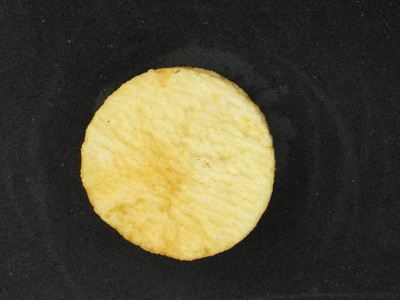
%> input picture ImagesAndData/testimg1.jpg, 400 x 300 px
$ octave --eval "result = Bim_segmaxfisher(imread('../ImagesAndData/testimg1.jpg'));"   (GNU Octave 9; MATLAB toolbox functions it lacks are replaced by stand-ins)
%> lines starting %> are read from the running program, lines starting %| are printed output that depends on the picture
### Miscellaneous/max2.m
function s = max2(x)
s = max(x(:));

### ImageProcessing/Bim_maxmin.m
function Y = Bim_maxmin(X)
X = double(X);
Xmax = max2(X);
Xmin = min2(X);
Y = (X-Xmin)/(Xmax-Xmin);

### Miscellaneous/min2.m
function s = min2(x)
s = min(x(:));

### Miscellaneous/mean2.m
function s = mean2(x)
s = mean(x(:));

### ImageProcessing/Bim_morphoreg.m
% [R,E] = Bmorphoreg(J,t);
% [R,E] = Bmorphoreg(Ro);
%
% Toolbox: Balu
%    Morphology operations of binary image J>t (or Ro): remove isolate
%    pixels and fill holes.
%    R: binary image of the region
%    E: binary image of the edge
%
%  Example:
%     I = imread('testimg2.jpg');
%     figure(1);imshow(I)
%     J = rgb2gray(I);
%     Ro = Bim_segotsu(J);
%     figure(2);imshow(Ro)
%     [R,E] = Bim_morphoreg(Ro);
%     figure(3);imshow(R)
%
% D.Mery, PUC-DCC, Apr. 2008
% http://dmery.ing.puc.cl
%

function [R,E] = Bim_morphoreg(J,t)

if ~exist('t','var')
    Ro = J;
else
    Ro = J>t;
end


A = bwareaopen(Ro,fix(length(Ro(:))/100));
C = imclose(double(A),strel('disk',7));
R = bwfill(C,'holes',8);
E = bwperim(R,4);

### ImageProcessing/Bim_segmaxfisher.m
% [R,E,J] = Bim_segmaxfisher(I,p)
%
% Toolbox: Balu
%  Segmentation of an object with homogeneous background. The idea is to
%  find a linear transformation from RGB to grayscale so that the Fisher
%  discriminant is maximum.
%
%  I: input image
%  p: threshold (default: p=-0.05) with p between -1 and 1.
%      A positive value is used to dilate the segmentation,
%      the negative to erode.
%  R: binary image of the object
%  E: binary image of the edge of the object
%  J: high contrast image of I.
%
%
%  Example:
%     I = imread('testimg1.jpg');
%     R = Bim_segmaxfisher(I);
%     figure(1)
%     imshow(I); title('test image')
%     figure(2)
%     imshow(R); title('segmented image')
%
%     Repeat this examples for images testimg2, testimg3 and testimg4. Last
%     test image requires R = Bim_segbalu(I,-0.1) for better results.
%
% See also Bim_segmowgli, Bim_segotsu, Bim_segkmeans, Bio_segshow.
%
% D.Mery, PUC-DCC, Apr. 2011
% http://dmery.ing.puc.cl

function [R,E,J] = Bim_segmaxfisher(I,p)
if size(I,3)==3
    J = Brgb2hci(double(I)/256);
else
    J = Bim_maxmin(I);
    n = fix(size(J,1)/4);
    if (mean2(J(1:n,1:n)) > 0.4)
        J = 1 - J;
    end
end
t = graythresh(J);
if (~exist('p','var'))
    p = -0.05;
end
[R,E] = Bim_morphoreg(J,t+p);
end


% J = Bim_rgb2hci(RGB)
%
%    RGB: color image
%    J  : high contrast image

function J = Brgb2hci(RGB)

RGB = double(RGB);
if (size(RGB,3)==1)
    I = RGB;
else
    RGB64 = imresize(RGB,[64 64]);
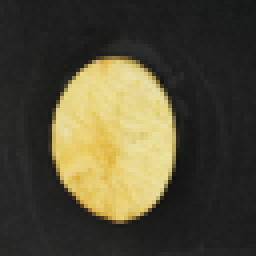
%> RGB64: size 64x64x3 double (shown 4 times larger); mean R, G, B 0.317, 0.296, 0.216
    k = fminsearch(@Bstd2,[1 1],[],RGB64);
    I = k(1)*RGB(:,:,1) + k(2)*RGB(:,:,2) + RGB(:,:,3);
end
J = Bim_maxmin(I);
n = fix(size(J,1)/4);
if (mean2(J(1:n,1:n)) > 0.4)
    J = 1 - J;
end
end


% s = Bstd2(k,RGB)
%
% Toolbox: Balu
%    Fisher discriminant of bimodal image I where
%    I = k(1)*R+k(2)*G+B (R = RGB(:,:,1), G=RGB(:,:,2), B = RGB(:,:,3)

function s = Bstd2(k,RGB)
%> called with k = [1 1]


I = k(1)*RGB(:,:,1) + k(2)*RGB(:,:,2) + RGB(:,:,3);
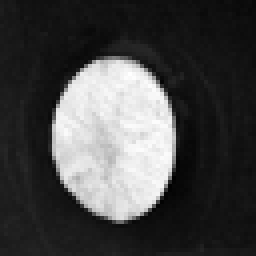
%> I: size 64x64 double (shown 4 times larger); min 0.195, max 2.47, mean 0.828; drawn with min black and max white
I = Bim_maxmin(I);
%> in max2, `s = max(x(:));`: s = 2.47
%> in min2, `s = min(x(:));`: s = 0.195
g = graythresh(I);
%> g = 0.484
i1 = find(I>g);
%> i1 = 987 values from 863 to 2793
i2 = find(I<=g);
%> i2 = 3109 values from 1 to 4096
m1 = mean(I(i1));
%> m1 = 0.881
m2 = mean(I(i2));
%> m2 = 0.0867
v1 = var(I(i1));
%> v1 = 0.00695
v2 = var(I(i2));
%> v2 = 0.00158
s = -(m1-m2)/(v1+v2);
%> s = -93.12

end
%> call 7 of Bstd2, with k = [4.69 2.21]
%> in Bstd2 (call 7), `I = k(1)*RGB(:,:,1) + k(2)*RGB(:,:,2) + RGB(:,:,3);`:
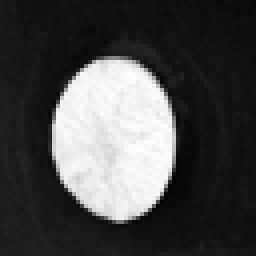
%> I: size 64x64 double (shown 4 times larger); min 0.507, max 6.95, mean 2.35; drawn with min black and max white
%> in Bstd2 (call 7), `g = graythresh(I);`: g = 0.502
%> in Bstd2 (call 7), `m1 = mean(I(i1));`: m1 = 0.927
%> in Bstd2 (call 7), `m2 = mean(I(i2));`: m2 = 0.0825
%> in Bstd2 (call 7), `v1 = var(I(i1));`: v1 = 0.00565
%> in Bstd2 (call 7), `v2 = var(I(i2));`: v2 = 0.0016
%> in Bstd2 (call 7), `s = -(m1-m2)/(v1+v2);`: s = -116.5
%> in Brgb2hci, `k = fminsearch(@Bstd2,[1 1],[],RGB64);`: k = [45.94 -19.4]
%> in mean2, `s = mean(x(:));`: s = 0.0846
%> in Bim_segmaxfisher, `t = graythresh(J);`: t = 0.49

$ run again, on ImagesAndData/testimg2.jpg
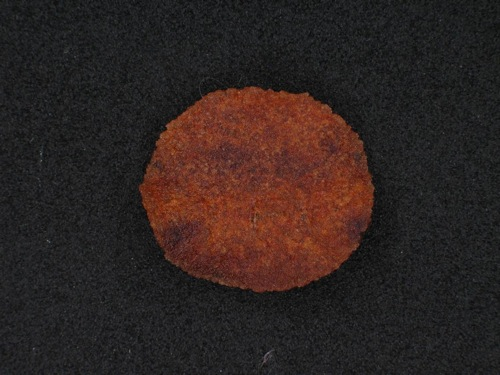
%> input picture ImagesAndData/testimg2.jpg, 500 x 375 px
%> in max2, `s = max(x(:));`: s = 0.977
%> in min2, `s = min(x(:));`: s = 0.211
%> in Bim_maxmin, `Y = (X-Xmin)/(Xmax-Xmin);`:
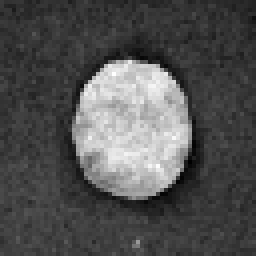
%> Y: size 64x64 double (shown 4 times larger); min 0, max 1, mean 0.322
%> g = 0.486
%> i1 = 798 values from 1184 to 3044
%> i2 = 3298 values from 1 to 4096
%> m1 = 0.76
%> m2 = 0.215
%> v1 = 0.0107
%> v2 = 0.00263
%> in Bstd2, `s = -(m1-m2)/(v1+v2);`: s = -40.97
%> in Bstd2 (call 23), `I = k(1)*RGB(:,:,1) + k(2)*RGB(:,:,2) + RGB(:,:,3);`:
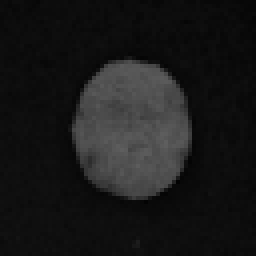
%> I: size 64x64 double (shown 4 times larger); min 0.0109, max 0.371, mean 0.101
%> g = 0.457
%> m1 = 0.809
%> m2 = 0.113
%> v1 = 0.0101
%> v2 = 0.00115
%> in Bstd2 (call 23), `s = -(m1-m2)/(v1+v2);`: s = -62.05
%> k = [0.871 -1.68]
%> in mean2, `s = mean(x(:));`: s = 0.248
%> t = 0.482

$ run again, on ImagesAndData/testimg4.jpg
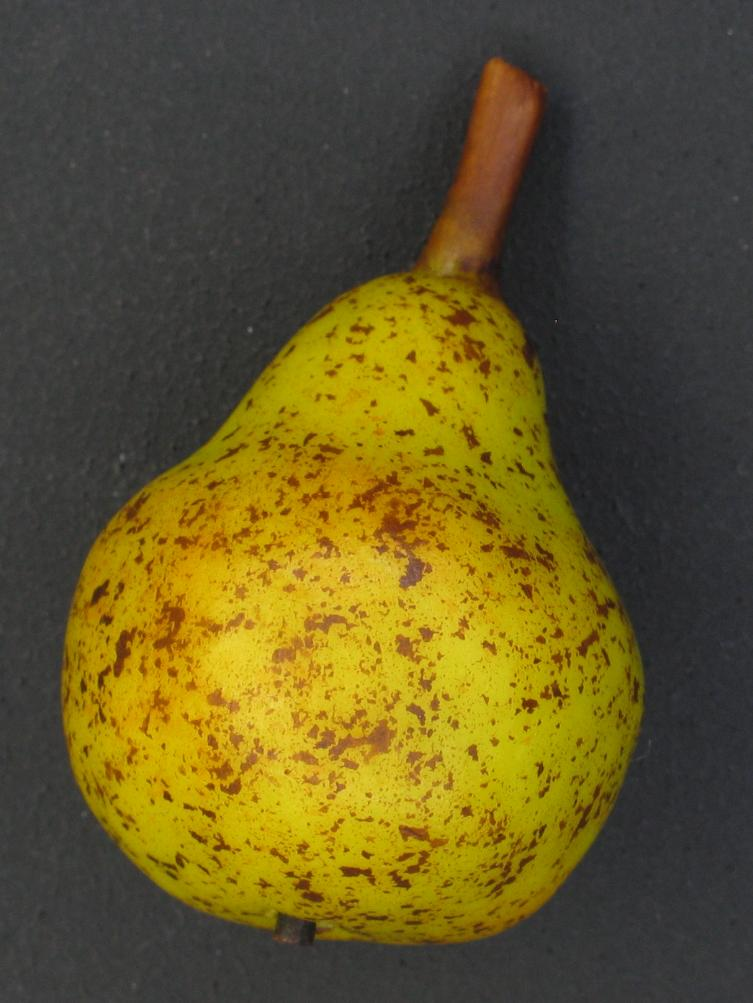
%> input picture ImagesAndData/testimg4.jpg, 753 x 1003 px
%> in max2, `s = max(x(:));`: s = 1.89
%> in min2, `s = min(x(:));`: s = 0.33
%> g = 0.431
%> i1 = 1294 values from 424 to 3371
%> i2 = 2802 values from 1 to 4096
%> m1 = 0.645
%> m2 = 0.221
%> v1 = 0.0182
%> v2 = 0.00546
%> in Bstd2, `s = -(m1-m2)/(v1+v2);`: s = -17.94
%> in Bstd2 (call 20), `I = k(1)*RGB(:,:,1) + k(2)*RGB(:,:,2) + RGB(:,:,3);`:
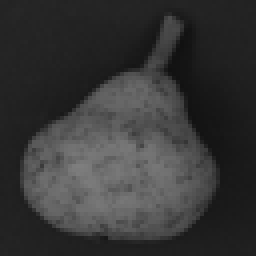
%> I: size 64x64 double (shown 4 times larger); min 17.12, max 126.9, mean 54.8
%> i1 = 1481 values from 364 to 3438
%> i2 = 2615 values from 1 to 4096
%> v1 = 0.0196
%> v2 = 0.004
%> in Bstd2 (call 20), `s = -(m1-m2)/(v1+v2);`: s = -23.55
%> in Bstd2 (call 21), `I = k(1)*RGB(:,:,1) + k(2)*RGB(:,:,2) + RGB(:,:,3);`:
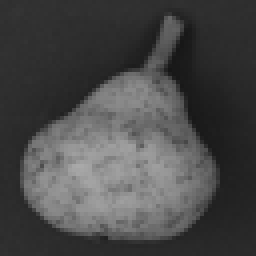
%> I: size 64x64 double (shown 4 times larger); min 22.79, max 169.1, mean 73
%> m2 = 0.142
%> v2 = 0.00401
%> in Bstd2 (call 21), `s = -(m1-m2)/(v1+v2);`: s = -23.59
%> k = [1193 387.8]
%> in mean2, `s = mean(x(:));`: s = 0.202
%> t = 0.424
